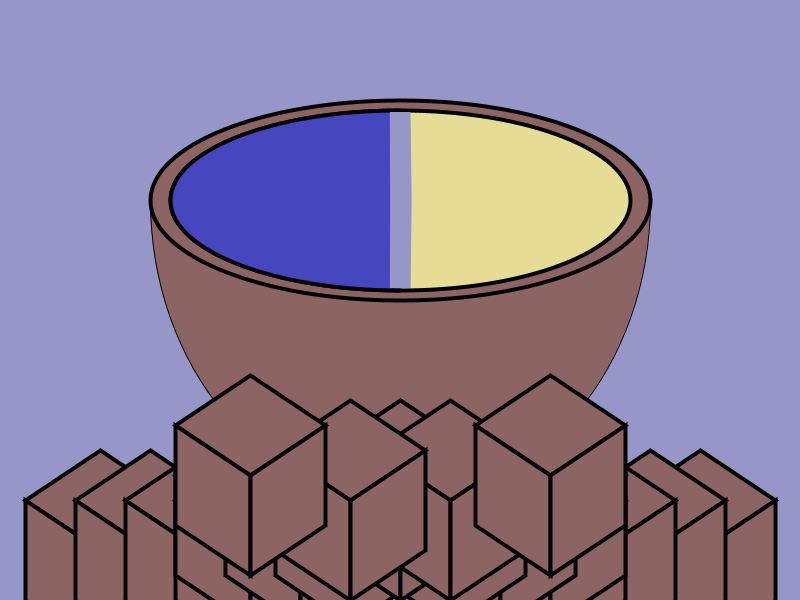
Frame 1 (no input)
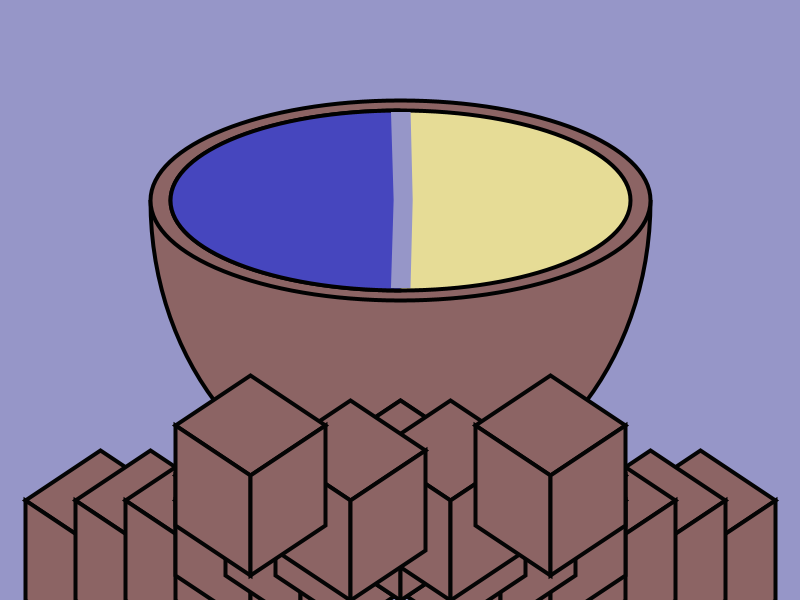
Frame 60 (the mouse pressed at the canvas centre just before this capture)
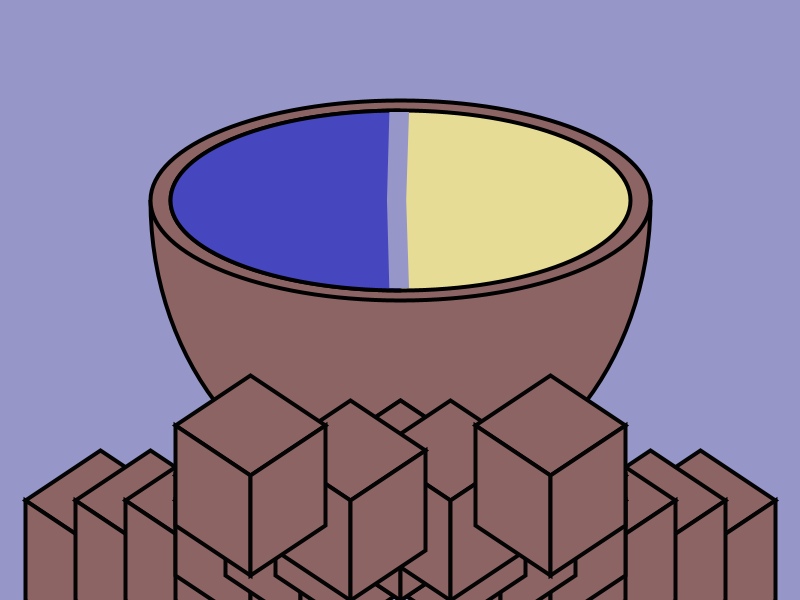
Frame 120 (the mouse held since frame 60 and released just before this capture)

The Processing sketch that drew these frames (run headless with seeded random() and noise(); from frame 60 on, the mouse is pressed at the canvas centre):

// Processing sketch: Waves
// ── Waves.pde
//BECAUSE NOW I KNOW THAT PAIN CANNOT DEFINE THE PAST
//WE ARE BUILD TO OVERCOME ENDLESS MISHAP
//YOU KNOW, IT'S NOT SO BAAAADD
//WHEN YOU ARE WITH ME
//CHERISH MEMORIES FROM THE PAST
//AND S IS NOT FOR SAYONARA
//LET MEMORIES PLAY BAAAAAACCCCKKKK
color pot = color(140, 100, 100);
color water = color(70, 70, 190);
color sand = color(230, 220, 150);
float timer = 0;
void setup() {
  size(800, 600);
}
void draw() {
  timer++;
  stroke(1);
  fill(pot);
  background(150, 150, 200);
  ellipse(400, 200, 500, 600);
  fill(150, 150, 200);
  noStroke();
  rect(0, 0, 800, 200);
  stroke(1);
  strokeWeight(4);
  fill(pot);
  ellipse(400, 200, 500, 200);
  fill(sand);
  ellipse(400, 200, 460, 180);
  fill(water);
  arc(400, 200, 460, 180, HALF_PI, PI+HALF_PI);
  fill(150, 150, 200);
  noStroke();
  beginShape();
  vertex(390+sin(timer/30-0.2), 112);
  vertex(390+4*sin(timer/30), 200);
  vertex(390+sin(timer/30-0.1), 288);
  vertex(410+sin(timer/30+0.6), 288);
  vertex(410+4*sin(timer/30+0.4), 200);
  vertex(410+sin(timer/30+0.5), 112);
  endShape(CLOSE);
  stroke(4);
  for (int i =0; i<4; i++) {
    for (int j = i; j<4; j++) {
      hexagon(i*100+100+j*50, 550-i*25);
      hexagon(700-i*100-j*50, 550-i*25);
    }
  }
}

void hexagon(float px, float py) {
  fill(pot);
  translate(px, py);
  quad(0, 0, -75, -50, 0, -100, 75, -50);
  quad(0, 0, -75, -50, -75, 50, 0, 100);
  quad(0, 0, 0, 100, 75, 50, 75, -50);
  translate(-px, -py);
}
